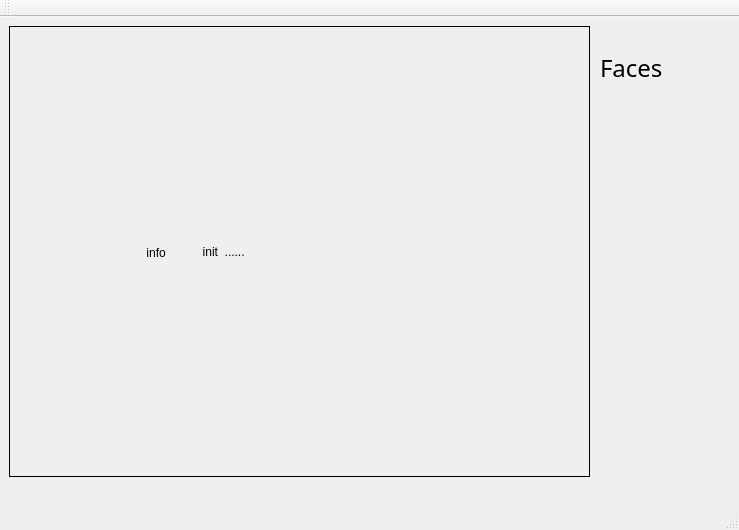
<?xml version="1.0" encoding="UTF-8"?>
<ui version="4.0">
 <class>FacesCount</class>
 <widget class="QMainWindow" name="FacesCount">
  <property name="geometry">
   <rect>
    <x>0</x>
    <y>0</y>
    <width>739</width>
    <height>530</height>
   </rect>
  </property>
  <property name="windowTitle">
   <string>FacesCount</string>
  </property>
  <widget class="QWidget" name="centralWidget">
   <widget class="myLabel" name="info">
    <property name="geometry">
     <rect>
      <x>10</x>
      <y>10</y>
      <width>581</width>
      <height>451</height>
     </rect>
    </property>
    <property name="styleSheet">
     <string notr="true"/>
    </property>
    <property name="text">
     <string>                                         info</string>
    </property>
   </widget>
   <widget class="QLabel" name="viewer">
    <property name="geometry">
     <rect>
      <x>9</x>
      <y>9</y>
      <width>581</width>
      <height>451</height>
     </rect>
    </property>
    <property name="frameShape">
     <enum>QFrame::Box</enum>
    </property>
    <property name="text">
     <string>                                                         init  ......</string>
    </property>
   </widget>
   <widget class="QLabel" name="faceslabel">
    <property name="geometry">
     <rect>
      <x>600</x>
      <y>20</y>
      <width>191</width>
      <height>61</height>
     </rect>
    </property>
    <property name="font">
     <font>
      <family>Arial Black</family>
      <pointsize>18</pointsize>
     </font>
    </property>
    <property name="text">
     <string>Faces </string>
    </property>
   </widget>
   <zorder>viewer</zorder>
   <zorder>info</zorder>
   <zorder>faceslabel</zorder>
  </widget>
  <widget class="QMenuBar" name="menuBar">
   <property name="geometry">
    <rect>
     <x>0</x>
     <y>0</y>
     <width>739</width>
     <height>20</height>
    </rect>
   </property>
  </widget>
  <widget class="QToolBar" name="mainToolBar">
   <attribute name="toolBarArea">
    <enum>TopToolBarArea</enum>
   </attribute>
   <attribute name="toolBarBreak">
    <bool>false</bool>
   </attribute>
  </widget>
  <widget class="QStatusBar" name="statusBar"/>
 </widget>
 <layoutdefault spacing="6" margin="11"/>
 <customwidgets>
  <customwidget>
   <class>myLabel</class>
   <extends>QLabel</extends>
   <header>./facescount.h</header>
  </customwidget>
 </customwidgets>
 <resources/>
 <connections/>
</ui>
